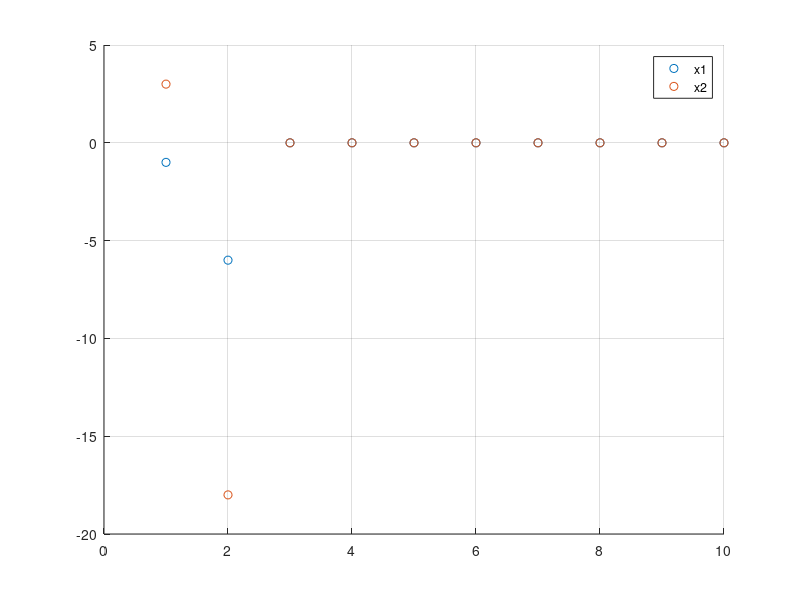

Write the MATLAB code that produced this figure. (Note: this script raises an error after producing the figure.)
j = 12;
A = [3 -1; 9 -3];
v0 = [-1; 3];
fin = [];
fin(:,1) = v0;
m = 10;
for k=2:m
    fin(:,k) = A*fin(:,k-1);
end
x = linspace(1, m, m);
scatter(x, fin(1,:));
hold on
scatter(x, fin(2, :));
hold off
grid on
legend('x1', 'x2', "Location", "best")

saveas(gcf, "/home/ventus/Windows/Users/c0ris/Documents/ITMO/3_semester/Practical Linear Algebra/Labs/Lab4/images/disk" + j + ".png")
